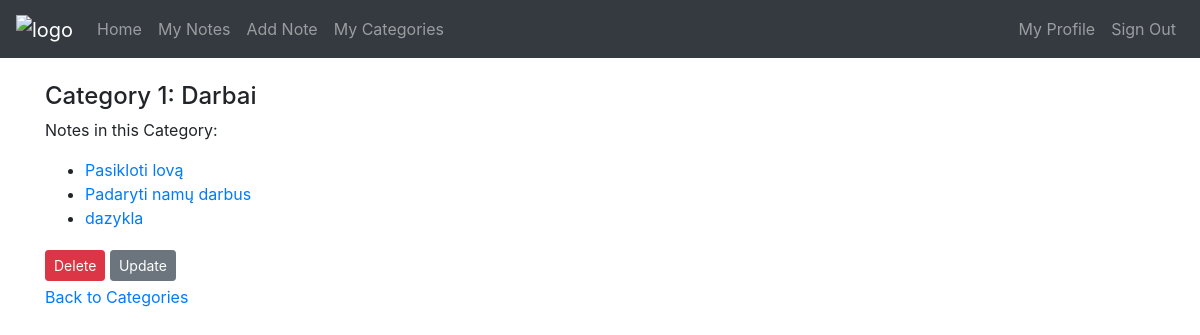
The app's page /category/1 (signed in) with its own data.
### app.py (models this page shows)
class Category(db.Model):
    __tablename__ = "category"
    id = db.Column(db.Integer, primary_key=True)
    title = db.Column('Title', db.String(50), nullable=False)
    notes = db.relationship('Note')

class Note(db.Model):
    __tablename__ = "note"
    id = db.Column(db.Integer, primary_key=True)
    title = db.Column(db.String(100), nullable=False)
    note_picture = db.Column(db.String(20), nullable=True)
    date_posted = db.Column(db.DateTime, nullable=False, default=datetime.utcnow)
    content = db.Column(db.Text, nullable=False)
    user_id = db.Column(db.Integer, db.ForeignKey('user.id'), nullable=False)
    category_id = db.Column(db.Integer, db.ForeignKey("category.id"), nullable=True)
    category = db.relationship("Category")

### app.py (the view)
@app.route("/category/<int:category_id>")
@login_required
def category(category_id):
    category = Category.query.get_or_404(category_id)
    return render_template('category.html', title=category.title, category=category)

### app.py (called while the page is built)
@login_manager.user_loader
def load_user(user_id):
    return User.query.get(int(user_id))

### templates/category.html
{% extends "base.html" %}
{% block content %}
<br />
<h4>Category {{category.id}}: {{category.title}}</h4>
{% if category.notes %}
<p>Notes in this Category:</p>
<ul>
{% for note in category.notes %}
<li><a class="card-title" href="{{ url_for('note', note_id=note.id) }}">{{ note.title }}</a></li>
{% endfor %}
</ul>
<a class="btn btn-danger btn-sm mt-1 mb-1" href="{{ url_for('delete_category', id=category['id']) }}">Delete</a>
<a class="btn btn-secondary btn-sm mt-1 mb-1" href="{{ url_for('update_category', category_id=category.id) }}">Update</a>
<br />
<a href="{{ url_for('categories') }}">Back to Categories</a>
{% endif %}
{% endblock %}

### records on screen
Category: id "1", title "Darbai"
Note: title "Pasikloti lovą"
Note: title "Padaryti namų darbus"
Note: title "dazykla"
